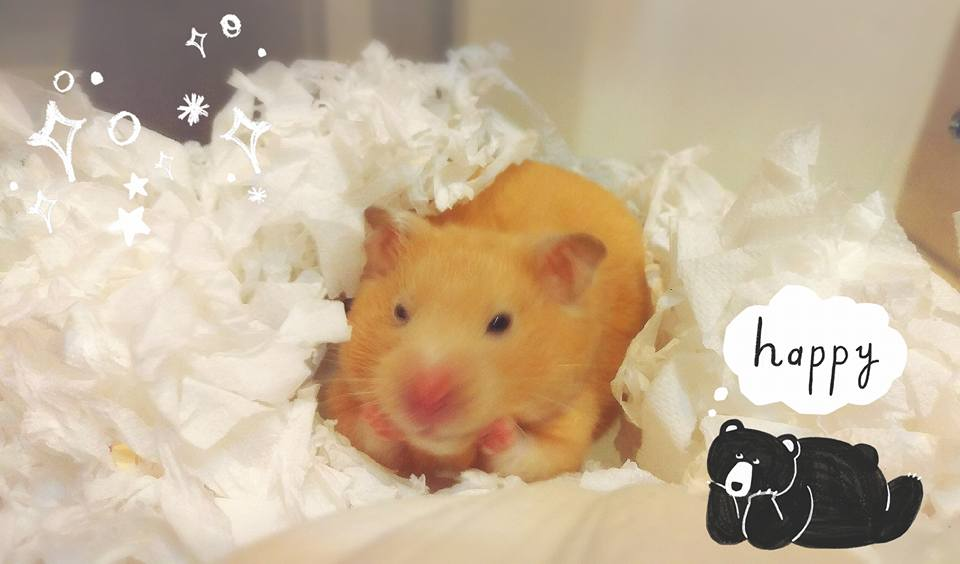
//> input picture Shu_openCV/FDetection/mice.jpg, 960 x 564 px
$ ./detection   (built with g++ and OpenCV 4)
//> lines starting //> are read from the running program, lines starting //| are printed output that depends on the picture
#include <stdio.h>
#include <iostream>
#include "opencv2/core.hpp"
#include "opencv2/features2d.hpp"
#include "opencv2/xfeatures2d.hpp"
#include "opencv2/highgui.hpp"

using namespace cv;
using namespace cv::xfeatures2d;


/** @function main */
int main( int argc, char** argv )
{

  Mat img_1 = imread( "mice.jpg", IMREAD_GRAYSCALE );
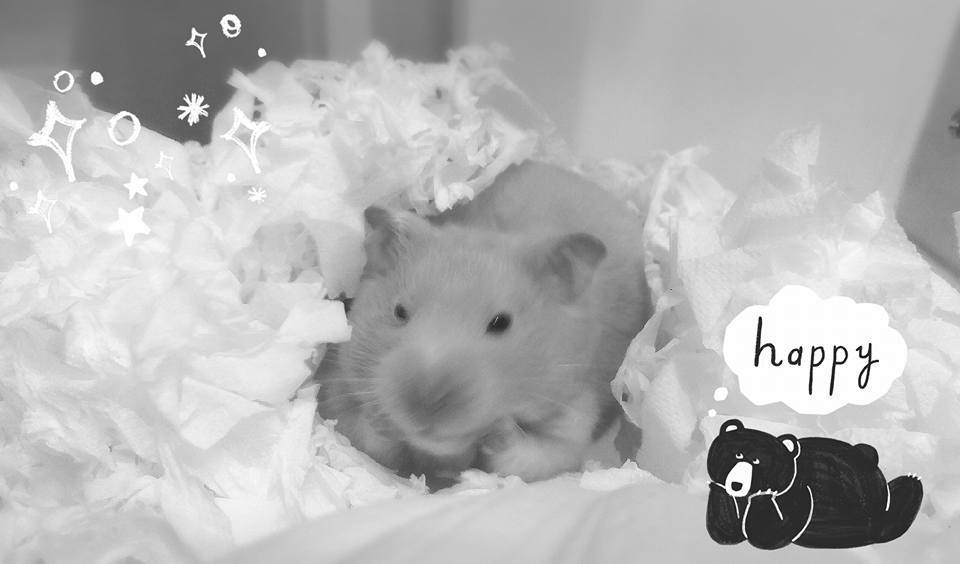
//> img_1: 564 rows x 960 cols, CV_8UC1; min 0, max 255, mean 182.6
  Mat img_2 = imread( "mice2.jpg", IMREAD_GRAYSCALE );
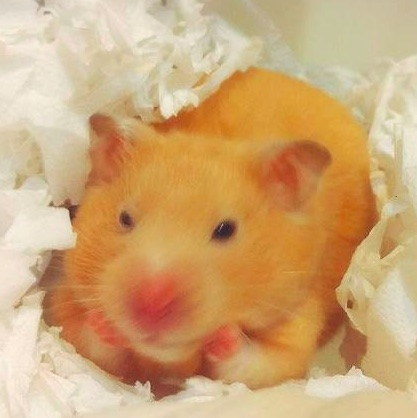
//> input picture Shu_openCV/FDetection/mice2.jpg, 417 x 418 px
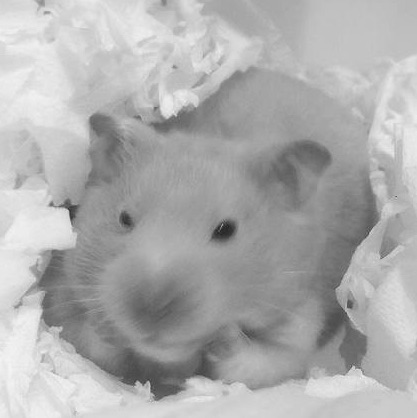
//> img_2: 418 rows x 417 cols, CV_8UC1; min 34, max 244, mean 173.2

  if( !img_1.data || !img_2.data )
  { std::cout<< " --(!) Error reading images " << std::endl; return -1; }

  //-- Step 1: Detect the keypoints using SURF Detector
  int minHessian = 400;

//> (the run ends here: the program stops with an error, at `Ptr<SURF> detector = SURF::create( minHessian );`)
